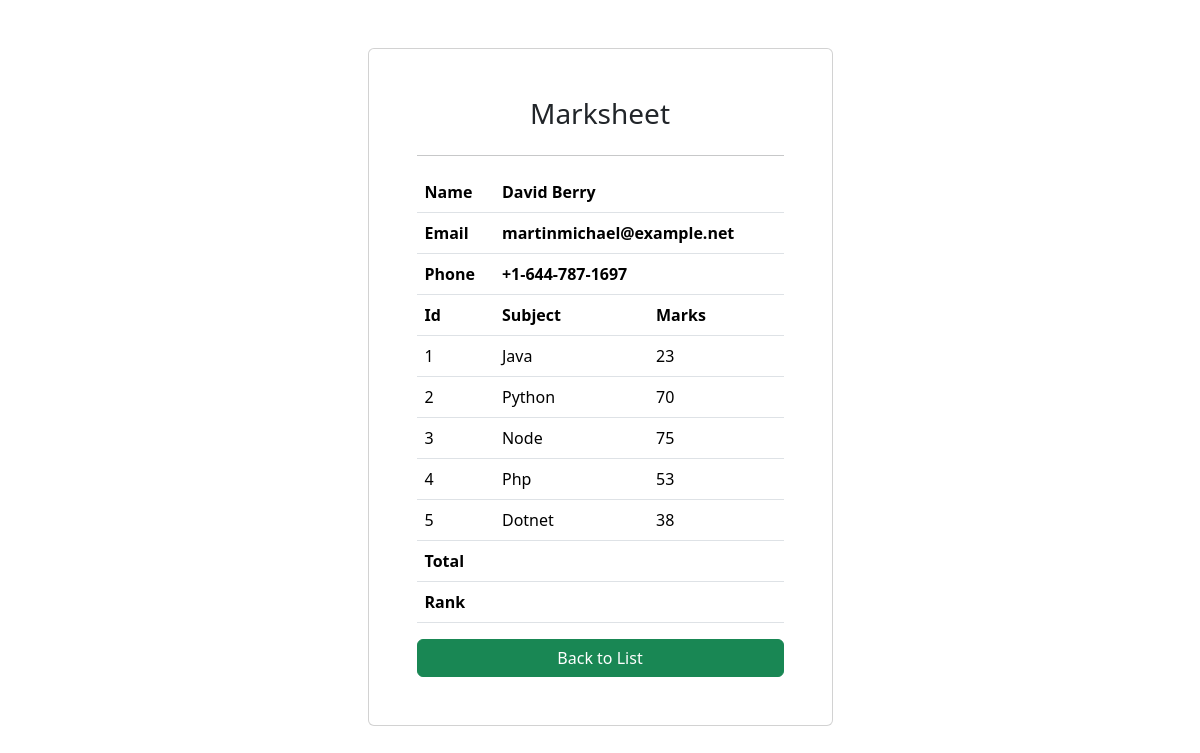
The app's page /marksheet?sid=STD_884 with its own data.
### myapp/models.py (models this page shows)
class Marks(models.Model):
    student = models.ForeignKey(Student,on_delete=models.CASCADE)
    subject = models.ForeignKey(Subject,on_delete=models.CASCADE)
    marks = models.IntegerField()

class Student(models.Model):
    dept_name = models.ForeignKey(Dept, on_delete=models.CASCADE)
    student_id= models.ForeignKey(StudentId,on_delete=models.CASCADE)
    name = models.CharField(max_length=20)
    email = models.CharField(max_length=50)
    phone = models.CharField(max_length=20)

class Subject(models.Model):
    subject_name=models.CharField(max_length=20)

### myapp/views.py (the view)
# urls.py: path("marksheet",marksheet,name="marksheet")
def marksheet(request):
    sid = request.GET['sid']
    marks = Marks.objects.filter(student__student_id__student_id=sid)
    print(marks)
    return render(request,'marksheet.html',{"marks":marks})

### myapp/templates/marksheet.html (shortened to what this page needs)
<!DOCTYPE html>
<html lang="en">
<head>
    <link href="https://cdn.jsdelivr.net/npm/bootstrap@5.3.7/dist/css/bootstrap.min.css" rel="stylesheet"
>
</head>
<body>
</body>
<div class="container">
    <div class="col-5 card mx-auto mt-5 p-5">
        <h3 align="center">Marksheet</h3>
        <hr>
        <table class="table">
            <tr>
                <th>Name</th>
                <th colspan="2">{{marks.0.student.name}}</th>
            </tr>
            <tr>
                <th>Email</th>
                <th colspan="2">{{marks.0.student.email}}</th>
            </tr>
            <tr>
                <th>Phone</th>
                <th colspan="2">{{marks.0.student.phone}}</th>
            </tr>
            <tr>
                <th>Id</th>
                <th>Subject</th>
                <th>Marks</th>
            </tr>
            {%for mark in marks%}
            <tr>
                <td>{{forloop.counter}}</td>
                <td>{{mark.subject.subject_name}}</td>
                <td>{{mark.marks}}</td>
            </tr>
            {%endfor%}
            <tr>
                <th colspan="2">Total</th>
                <th></th>
            </tr>
            <tr>
                <th colspan="2">Rank</th>
                <th></th>
            </tr>
        </table>
        <a href="{%url 'index'%}" class="btn btn-success">Back to List</a>
    </div>
</div>
</html>

### records on screen
Marks: student.name "David Berry", student.email "martinmichael@example.net", student.phone "+1-644-787-1697", subject.subject_name "Java", marks "23"
Marks: subject.subject_name "Python", marks "70"
Marks: subject.subject_name "Node", marks "75"
Marks: subject.subject_name "Php", marks "53"
Marks: subject.subject_name "Dotnet", marks "38"
